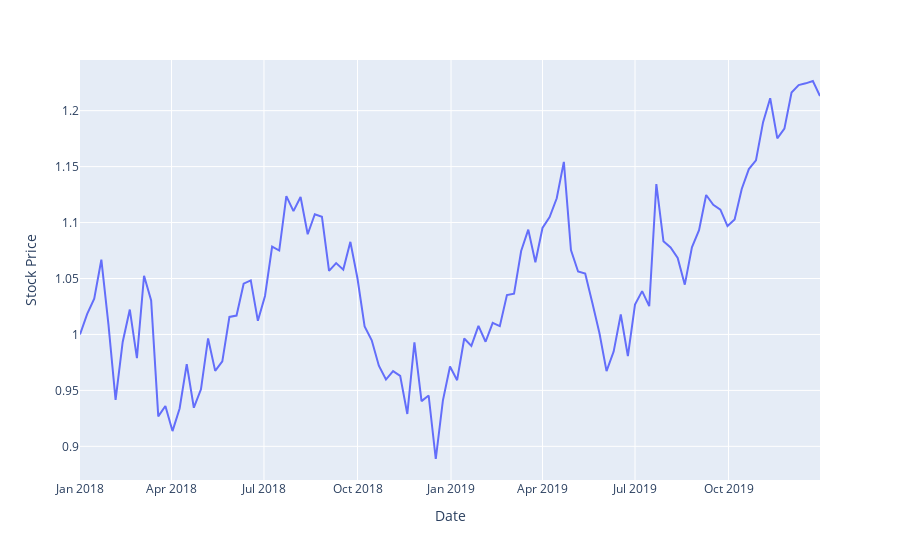

Here is the notebook cell this chart was saved with:
### Code cell
# Line plot 
fig1 = px.line(df,
               x='date',
               y='GOOG',
               labels={
                   'date':'Date',
                   'GOOG':'Stock Price'
               }
               )
fig1.show()
